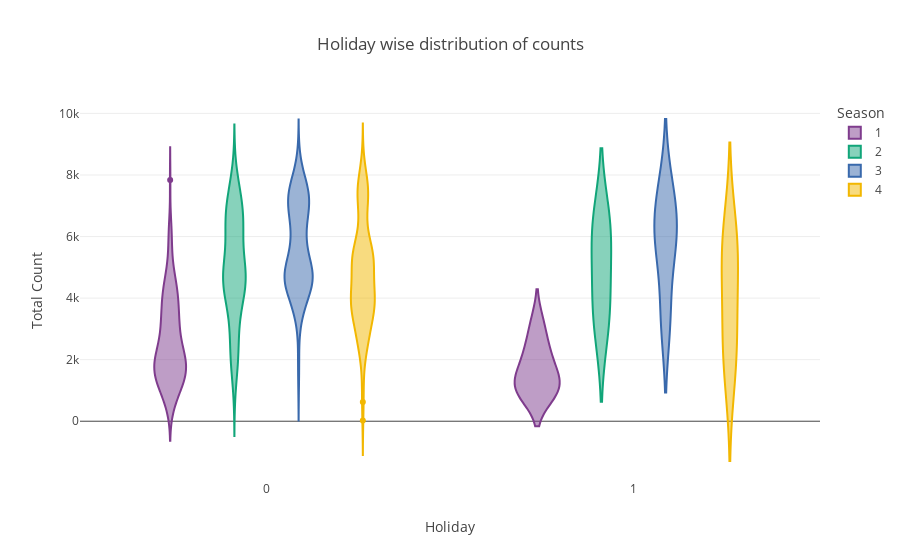

Here is the notebook cell this chart was saved with:
### Code cell
fig = px.violin(df, x='holiday', y='total_count', color='season', 
                title='Holiday wise distribution of counts', 
                labels={'total_count': 'Total Count', 'holiday': 'Holiday', 'season': 'Season'},
                color_discrete_sequence=px.colors.qualitative.Bold)

# Show the plot
fig.show()

### Figure 1 — Plotly figure (JSON) as saved in the notebook; plotly's stock layout.template omitted (floating-point values rounded to 4 significant figures; data arrays with more than 128 entries replaced by an {"elided": "..."} marker saying what was removed)
{"data": [{"alignmentgroup": "True", "box": {"visible": false}, "hovertemplate": "Season=1<br>Holiday=%{x}<br>Total Count=%{y}<extra></extra>", "legendgroup": "1", "marker": {"color": "rgb(127, 60, 141)"}, "name": "1", "offsetgroup": "1", "orientation": "v", "scalegroup": "True", "showlegend": true, "type": "violin", "x": {"elided": "181 int values"}, "x0": " ", "xaxis": "x", "y": {"elided": "181 int values"}, "y0": " ", "yaxis": "y"}, {"alignmentgroup": "True", "box": {"visible": false}, "hovertemplate": "Season=2<br>Holiday=%{x}<br>Total Count=%{y}<extra></extra>", "legendgroup": "2", "marker": {"color": "rgb(17, 165, 121)"}, "name": "2", "offsetgroup": "2", "orientation": "v", "scalegroup": "True", "showlegend": true, "type": "violin", "x": {"elided": "184 int values"}, "x0": " ", "xaxis": "x", "y": {"elided": "184 int values"}, "y0": " ", "yaxis": "y"}, {"alignmentgroup": "True", "box": {"visible": false}, "hovertemplate": "Season=3<br>Holiday=%{x}<br>Total Count=%{y}<extra></extra>", "legendgroup": "3", "marker": {"color": "rgb(57, 105, 172)"}, "name": "3", "offsetgroup": "3", "orientation": "v", "scalegroup": "True", "showlegend": true, "type": "violin", "x": {"elided": "188 int values"}, "x0": " ", "xaxis": "x", "y": {"elided": "188 int values"}, "y0": " ", "yaxis": "y"}, {"alignmentgroup": "True", "box": {"visible": false}, "hovertemplate": "Season=4<br>Holiday=%{x}<br>Total Count=%{y}<extra></extra>", "legendgroup": "4", "marker": {"color": "rgb(242, 183, 1)"}, "name": "4", "offsetgroup": "4", "orientation": "v", "scalegroup": "True", "showlegend": true, "type": "violin", "x": {"elided": "178 int values"}, "x0": " ", "xaxis": "x", "y": {"elided": "178 int values"}, "y0": " ", "yaxis": "y"}], "layout": {"legend": {"title": {"text": "Season"}, "tracegroupgap": 0}, "title": {"text": "Holiday wise distribution of counts"}, "violinmode": "group", "xaxis": {"anchor": "y", "domain": [0, 1], "title": {"text": "Holiday"}}, "yaxis": {"anchor": "x", "domain": [0, 1], "title": {"text": "Total Count"}}}}
